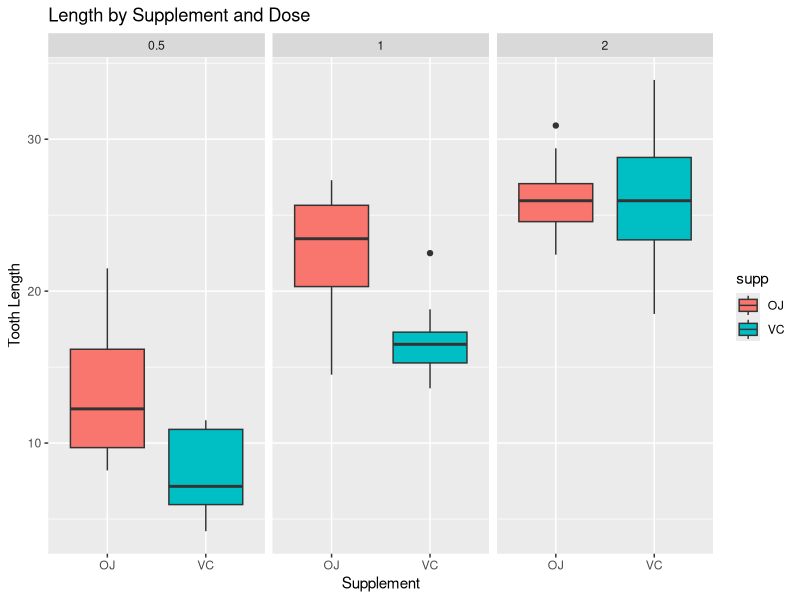
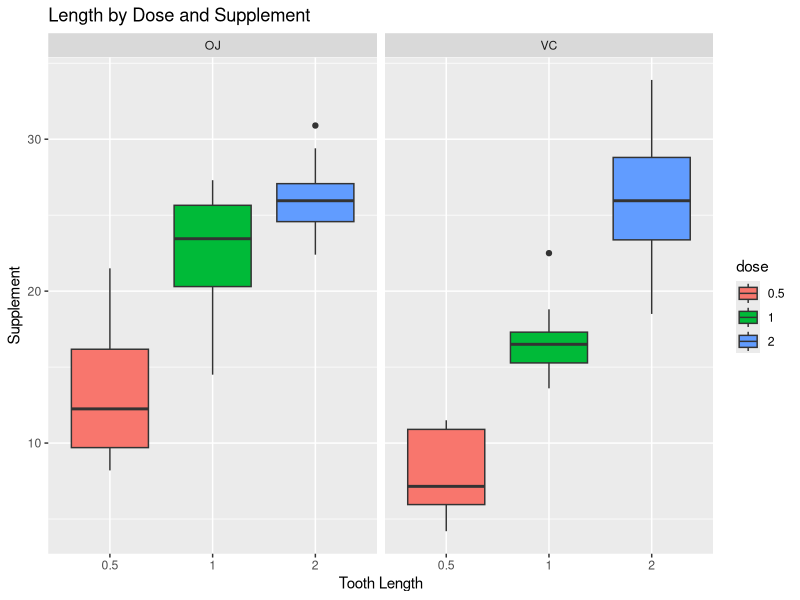

Write R code to recreate these figures, in order.
## ---- chunk 1
library(datasets)
data("ToothGrowth")
## ---- chunk 2
summary(ToothGrowth)
## ---- chunk 3
library(ggplot2)
# make dose a factor
ToothGrowth$dose <- factor(ToothGrowth$dose)

# supplement by dose
ggplot(ToothGrowth, aes(x = supp, y = len, fill = supp)) + geom_boxplot() + facet_wrap(~dose) + xlab("Supplement") + ylab("Tooth Length") + ggtitle("Length by Supplement and Dose")
## ---- chunk 4
# dose by supplement
ggplot(ToothGrowth, aes(x = dose, y = len, fill = dose)) + geom_boxplot() + facet_grid(~supp) + xlab("Tooth Length") + ylab("Supplement") + ggtitle("Length by Dose and Supplement")
## ---- chunk 5
# by supplement
vc <- ToothGrowth[ToothGrowth$supp=="VC",]

vc_05_1 <- vc[vc$dose %in% c(0.5,1),]
vc_05_2 <- vc[vc$dose %in% c(0.5,2),]
vc_1_2 <- vc[vc$dose %in% c(1,2),]

t.test(len ~ dose, data = vc_05_1)
t.test(len ~ dose, data = vc_05_2)
t.test(len ~ dose, data = vc_1_2)
## ---- chunk 6
# by supplement
oj <- ToothGrowth[ToothGrowth$supp=="OJ",]

oj_05_1 <- oj[oj$dose %in% c(0.5,1),]
oj_05_2 <- oj[oj$dose %in% c(0.5,2),]
oj_1_2 <- oj[oj$dose %in% c(1,2),]

t.test(len ~ dose, data = oj_05_1)
t.test(len ~ dose, data = oj_05_2)
t.test(len ~ dose, data = oj_1_2)
## ---- chunk 7
# by dose
tg05 <- ToothGrowth[ToothGrowth$dose == 0.5,]
tg1 <- ToothGrowth[ToothGrowth$dose == 1,]
tg2 <- ToothGrowth[ToothGrowth$dose == 2,]

t.test(len ~ supp, data = tg05)
t.test(len ~ supp, data = tg1)
t.test(len ~ supp, data = tg2)
